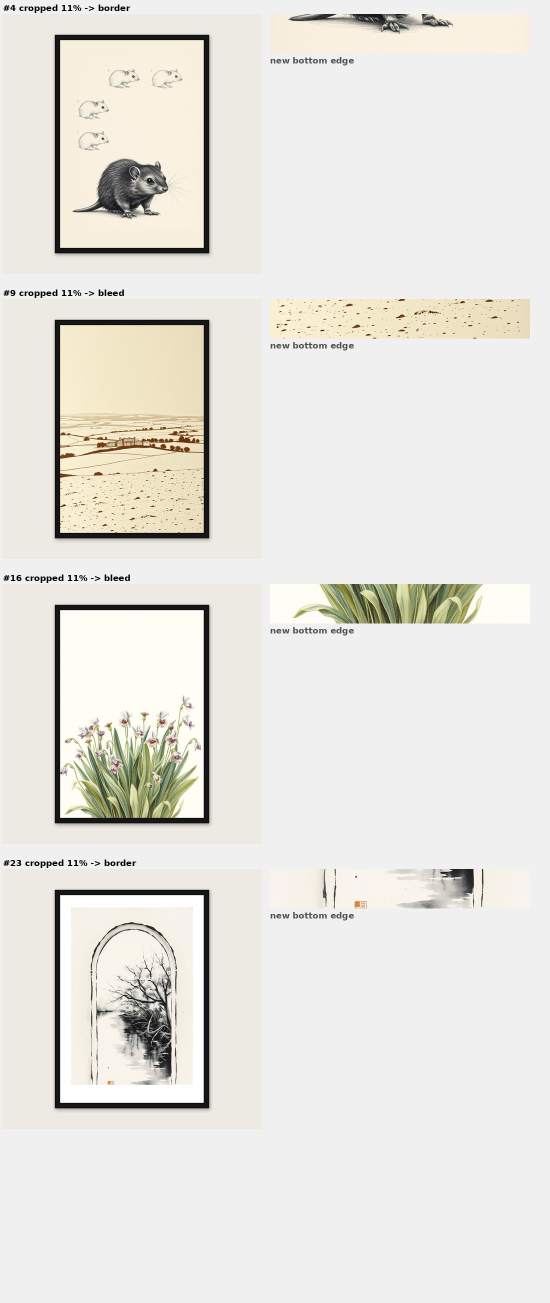
#> input picture wallart-data/ebay/CROP_FIX.jpg, 1100 x 2606 px (shown at 1/2 size)
$ python art_border.py ebay/CROP_FIX.jpg ebay/MAPPING_CHECK.jpg
#> lines starting #> are read from the running program, lines starting #| are printed output that depends on the picture
#!/usr/bin/env python3
"""Put the white border into the ARTWORK, not into the frame.

The seller's frames are plain black mouldings with no physical mount. What
looks like a mount on a finished print is white paper around the image, and
that belongs in the design file so it is printed, not faked in the mockup.

This also matches the market. Measured across 212,995 competitor images
(measured_colour_and_style.md), border-minus-centre lightness is only +0.018
at the baseline but +0.12 to +0.18 for the margin-print techniques -
watercolour, drawing, collage. A visible paper margin is a differentiator in
itself and costs nothing.

Output is the A-series print master at 1200 x 1697, panel centred on white
with an even margin, slightly deeper at the foot the way a mounted print is
traditionally hung.
"""
from PIL import Image

ART_W, ART_H = 1200, 1697          # A-series ratio, the print master size
PAPER = (255, 255, 255)
MARGIN = 0.085                     # share of the SHORT edge, each side
FOOT_EXTRA = 0.45                  # the foot margin is this much deeper again


def with_border(panel, margin=MARGIN, foot_extra=FOOT_EXTRA, paper=PAPER):
    """Centre `panel` on white paper at the print-master size."""
#> called with margin = 0.085, foot_extra = 0.45, paper = (255, 255, 255)
    m = int(ART_W * margin)
#> m = 102
    foot = int(m * (1 + foot_extra))
#> foot = 147
    iw = ART_W - 2 * m
#> iw = 996
    ih = ART_H - m - foot
#> ih = 1448
    p = panel.convert("RGB")
#> p is the input picture: PIL image 1100x2606 RGB; mean R, G, B 230.8, 229, 223.5
    s = max(iw / p.width, ih / p.height)          # cover-fit, never letterbox
#> s = 0.905
    p = p.resize((max(iw, int(p.width * s + .5)), max(ih, int(p.height * s + .5))),
                 Image.LANCZOS)
#> p: PIL image 996x2360 RGB
    p = p.crop(((p.width - iw) // 2, (p.height - ih) // 2,
                (p.width - iw) // 2 + iw, (p.height - ih) // 2 + ih))
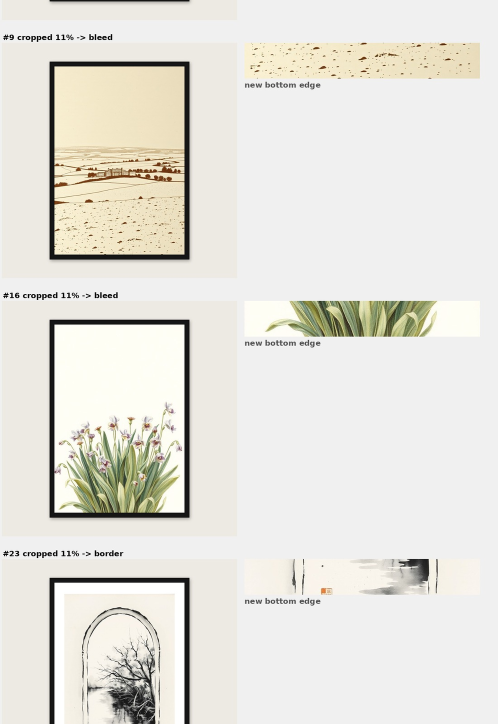
#> p: PIL image 996x1448 RGB (shown at 1/2 size); mean R, G, B 229.2, 227.3, 220.4
    sheet = Image.new("RGB", (ART_W, ART_H), paper)
#> sheet: PIL image 1200x1697 RGB; every value is 255
    sheet.paste(p, (m, m))
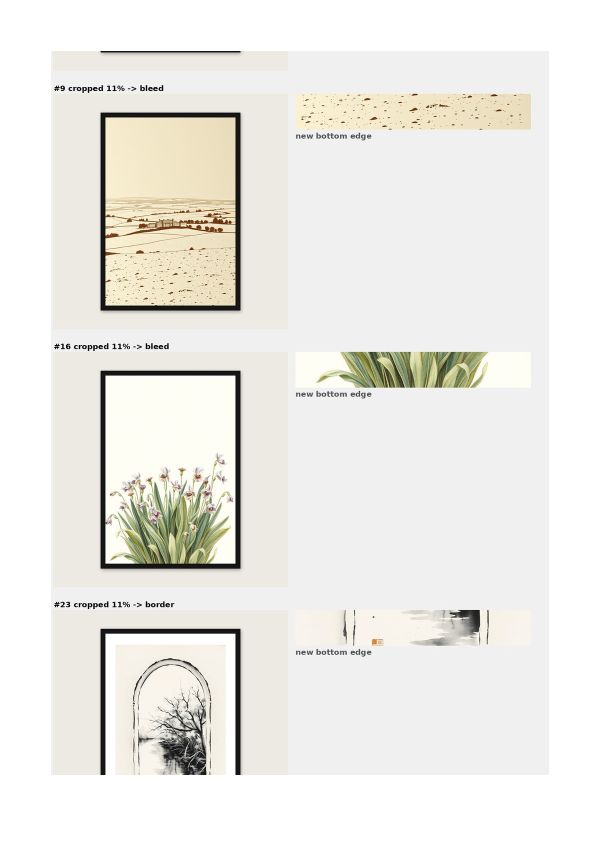
#> sheet: PIL image 1200x1697 RGB (shown at 1/2 size); mean R, G, B 236.7, 235.4, 230.5
    return sheet


if __name__ == "__main__":
    import sys, os
    src, out = sys.argv[1], sys.argv[2]
    im = with_border(Image.open(src))
    im.save(out, "JPEG", quality=94)
    # report the measurement the market is judged on
    import numpy as np
    a = np.asarray(im.convert("L"), dtype=np.float32) / 255
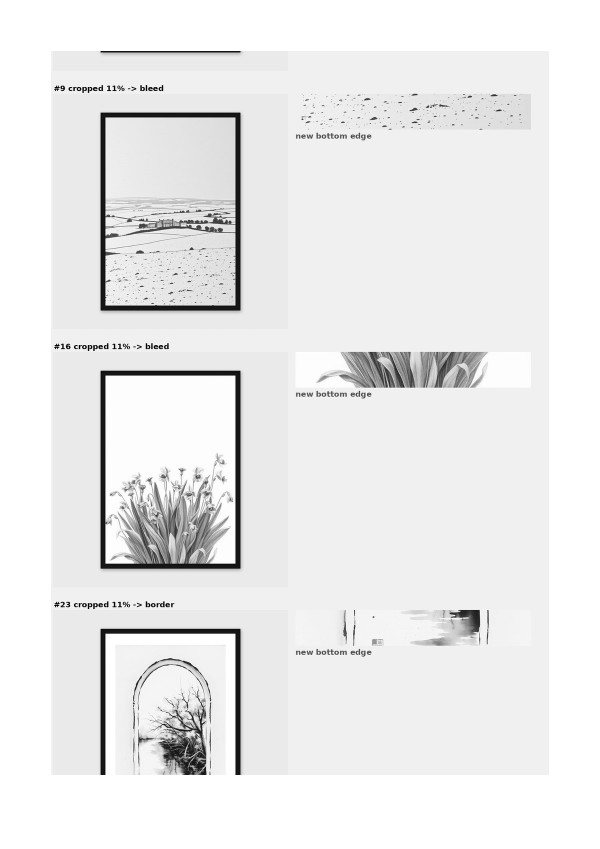
#> a: shape (1697, 1200) float32 (shown at 1/2 size); min 0, max 1, mean 0.922
    bw = 10
    border = np.concatenate([a[:bw].ravel(), a[-bw:].ravel(),
                             a[:, :bw].ravel(), a[:, -bw:].ravel()])
    centre = a[a.shape[0]//4:3*a.shape[0]//4, a.shape[1]//4:3*a.shape[1]//4]
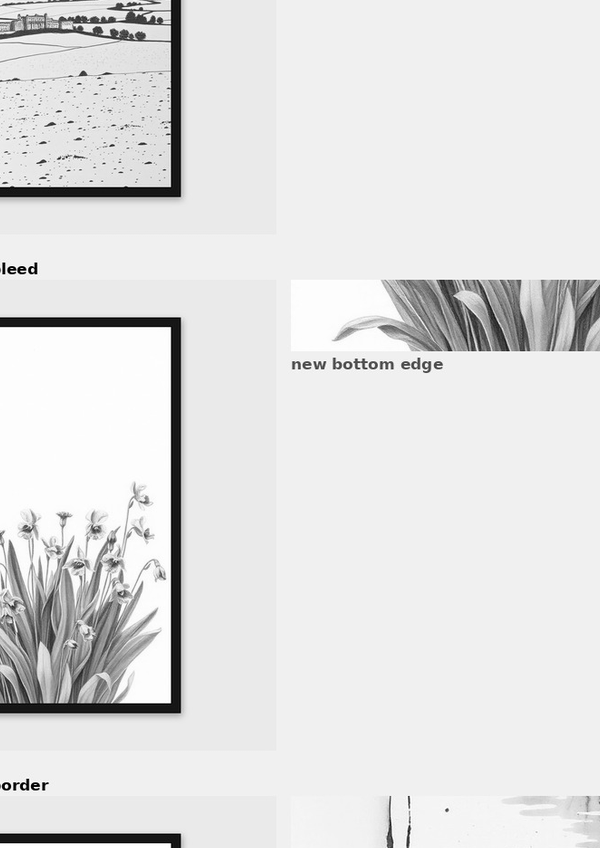
#> centre: shape (848, 600) float32; min 0, max 1, mean 0.884
    print(f"{out}  {im.size}  border-minus-centre {border.mean()-centre.mean():+.3f}"
          f"   (market margin prints: +0.12 to +0.18)")
#| ebay/MAPPING_CHECK.jpg  (1200, 1697)  border-minus-centre +0.116   (market margin prints: +0.12 to +0.18)

$ run again, on wallart-data/ebay/SAMPLE_LISTING_SHEET.jpg
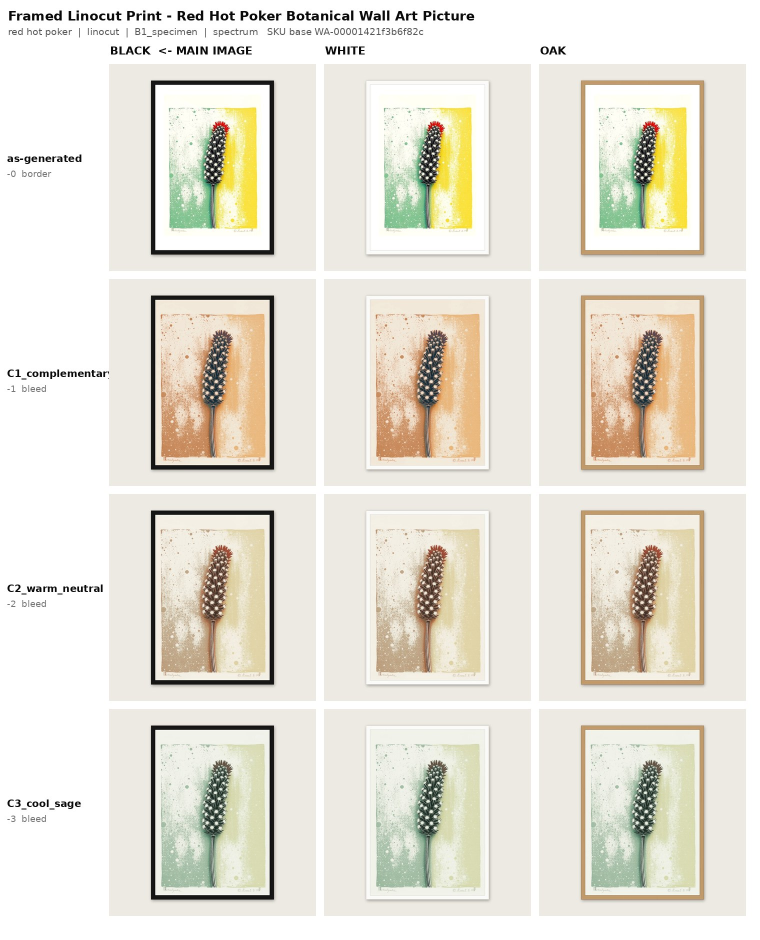
#> input picture wallart-data/ebay/SAMPLE_LISTING_SHEET.jpg, 1520 x 1880 px (shown at 1/2 size)
#> m = 102
#> foot = 147
#> iw = 996
#> ih = 1448
#> in with_border, p is the input picture: PIL image 1520x1880 RGB; mean R, G, B 230.8, 226.8, 215.2
#> s = 0.77
#> `a = np.asarray(im.convert("L"), dtype=np.float32) / 255`:
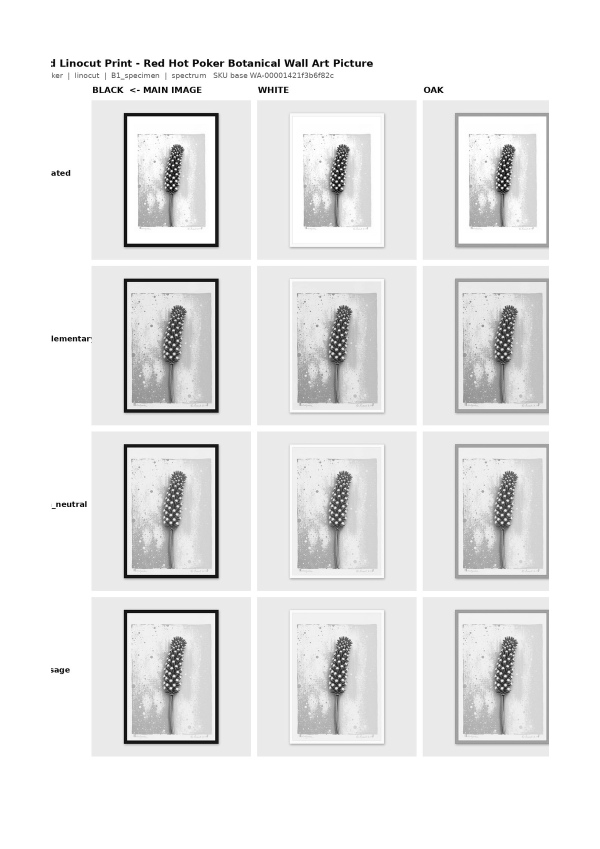
#> a: shape (1697, 1200) float32 (shown at 1/2 size); min 0, max 1, mean 0.912
#> `centre = a[a.shape[0]//4:3*a.shape[0]//4, a.shape[1]//4:3*a.shape[1]//4]`:
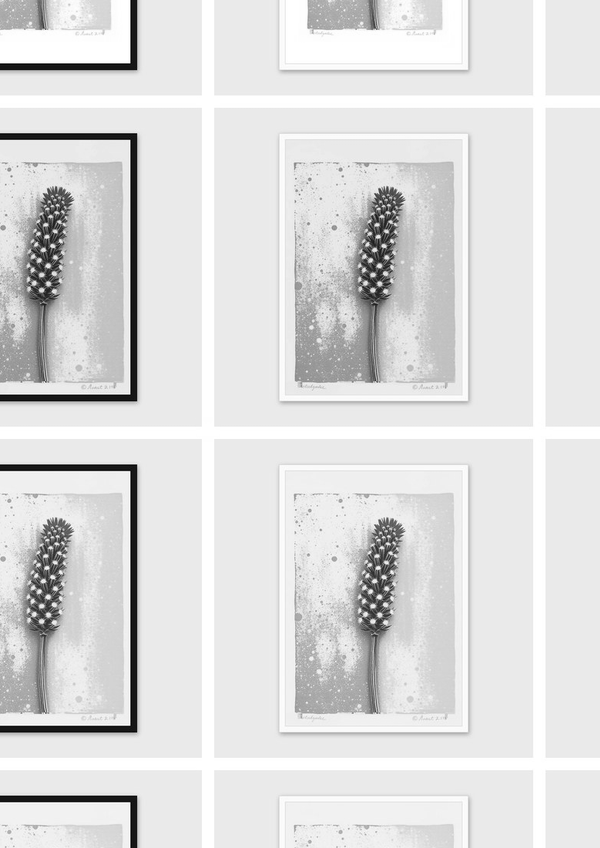
#> centre: shape (848, 600) float32; min 0.00392, max 1, mean 0.868
#| ebay/SAMPLE_LISTING_SHEET.jpg  (1200, 1697)  border-minus-centre +0.132   (market margin prints: +0.12 to +0.18)

$ run again, on wallart-data/ebay/STRIP_MARKS_VS_CROP.jpg
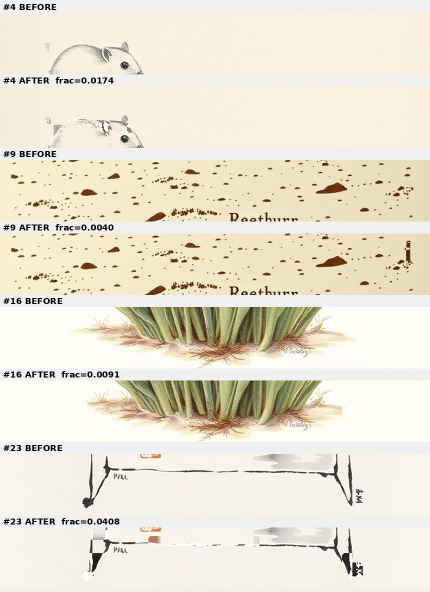
#> input picture wallart-data/ebay/STRIP_MARKS_VS_CROP.jpg, 860 x 1184 px (shown at 1/2 size)
#> m = 102
#> foot = 147
#> iw = 996
#> ih = 1448
#> in with_border, p is the input picture: PIL image 860x1184 RGB; mean R, G, B 234.3, 227.8, 211.4
#> s = 1.22
#> in with_border, `p = p.crop(((p.width - iw) // 2, (p.height - ih) // 2, (p.width - iw) ..`:
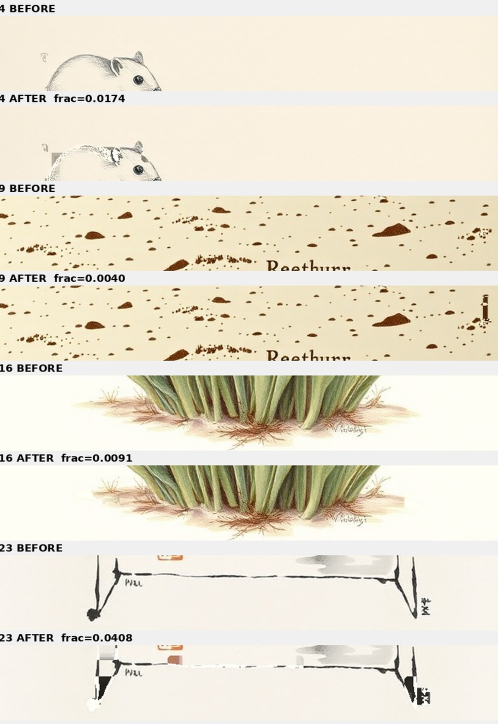
#> p: PIL image 996x1448 RGB (shown at 1/2 size); mean R, G, B 233.8, 227.2, 210.7
#> `centre = a[a.shape[0]//4:3*a.shape[0]//4, a.shape[1]//4:3*a.shape[1]//4]`:
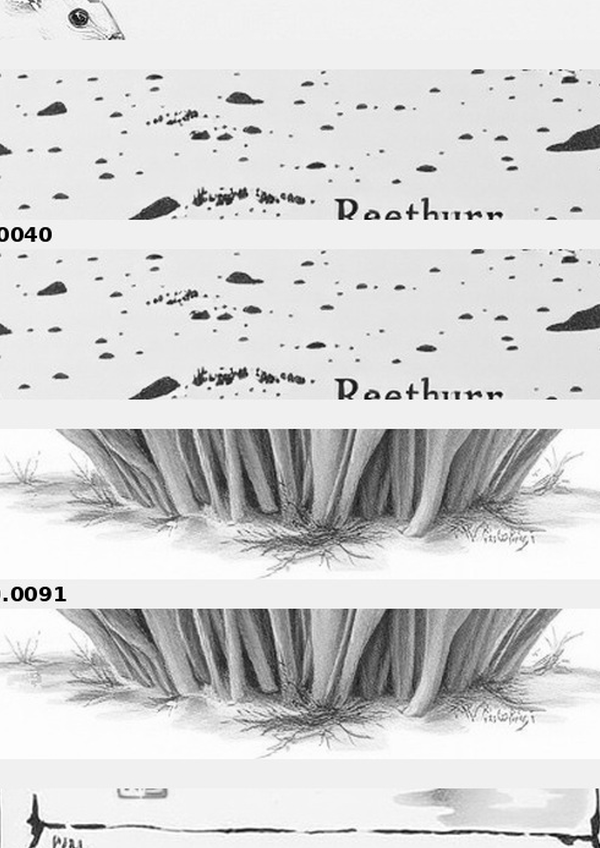
#> centre: shape (848, 600) float32; min 0, max 1, mean 0.831
#| ebay/STRIP_MARKS_VS_CROP.jpg  (1200, 1697)  border-minus-centre +0.169   (market margin prints: +0.12 to +0.18)
